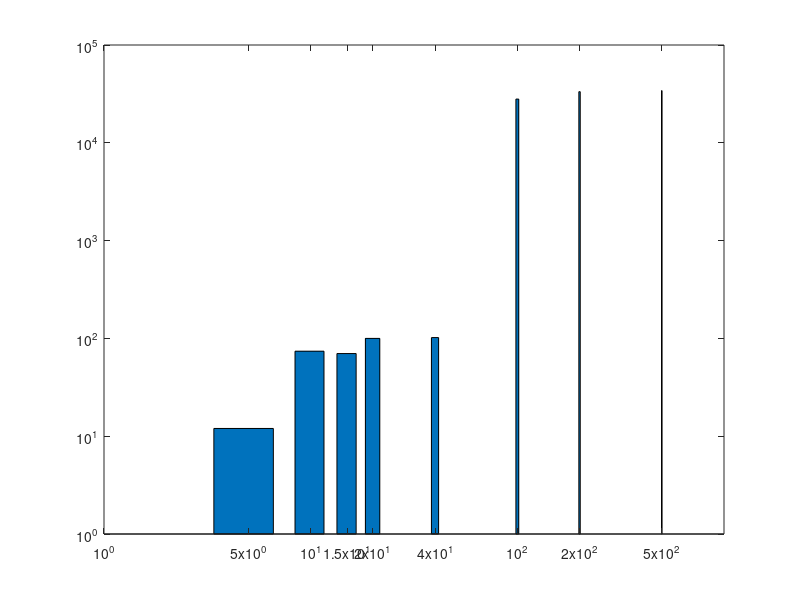

Here is the MATLAB script that generated this plot:
%one_sided
% order = nat, mat = nos3
% each row is for each block size
block_sizes = [1, 5, 10, 15, 20, 40, 100, 200, 500];
levels = [0, 4, 10, 20];
C = [10, 15, 15, 15, 15, 15,18,18,18;...
    10, 15, 15, 15, 15,15,18,18,18;...
    10, 15, 15, 15, 15, 15, 18 ,18, 18;...
    10, 15, 15, 15, 15, 15, 18, 18, 18];
F = [0, 0, 0, 0, 0, 0,0,0,0;...
    0, 12, 70, 68, 96,98,13554,16142,17984;...
    0, 12, 74, 70, 100, 102,27996,33312,34172;...
    0, 12, 74, 70, 100, 102, 34620, 49392, 48980];
add = [3468, 1102, 394, 410, 168, 48, 164, 48, 40;...
       3468, 1100, 390, 406, 164,44,148,40, 32;...
       3468, 1100,382, 398, 156, 36,108, 40,24;...
       3468, 1100, 382, 398, 156, 36, 108, 40, 24
    ];
%order = metis, mat = nos3
C_metis = C;
F_metis = [0, 0, 0, 0, 0, 0,0,0,0;...
    0, 12, 42, 52, 76, 82, -1, -1, -1;...
    0, 12, 42,  52, 76,82, -1,-1,-1;...
    0, 12, 42, 52, 76, 82,  -1,-1,-1;...
    ];
add_metis = [3468, 1102, 394,410, 168, 48, 164, 48, 40;...
    3468, 1100, 394, 410, 168, 48, -1, -1, -1; ...
    3468, 1100, 394, 410, 168, 48  -1, -1, -1; ...
    3468, 1100, 394, 410, 168, 48,  -1,-1,-1];

%order = min, mat = nos3
C_min = C;
F_min = [0, 0, 0, 0, 0, 0,0,0,0;...
    0, 12, 44, 52, 70, 72, 5114, 6838,  8248;...
    0, 12, 44, 52, 70, 72, 5146, 6862, 8328; ...
    0, 12, 44, 52, 70, 72, 5146, 6862, 8328];
add_min = [3468, 1102, 394, 410, 168, 48, 164, 48, 40;...
    3468, 1100, 394, 410, 168, 48, 156, 48, 40;...
    3468, 1100, 394, 410, 168, 48, 156, 48, 40; ...
    3468, 1100, 394, 410, 168, 48, 156, 48, 40];

bar(block_sizes, F(3, :));
set(gca,'xscale','log');
set(gca,'yscale','log');